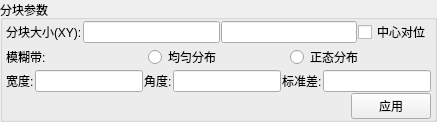
        <widget class="QGroupBox" name="gb_BlkPara_2">
         <property name="title">
          <string>分块参数</string>
         </property>
         <layout class="QVBoxLayout" name="verticalLayout_6">
          <property name="spacing">
           <number>1</number>
          </property>
          <property name="leftMargin">
           <number>3</number>
          </property>
          <property name="topMargin">
           <number>0</number>
          </property>
          <property name="rightMargin">
           <number>3</number>
          </property>
          <property name="bottomMargin">
           <number>0</number>
          </property>
          <item>
           <layout class="QHBoxLayout" name="ly_Blk1_2">
            <property name="spacing">
             <number>1</number>
            </property>
            <item>
             <widget class="QLabel" name="lb_BlkXY_2">
              <property name="text">
               <string>分块大小(XY):</string>
              </property>
             </widget>
            </item>
            <item>
             <widget class="QLineEdit" name="le_BlkValX_2"/>
            </item>
            <item>
             <widget class="QLineEdit" name="le_BlkVaY_2"/>
            </item>
            <item>
             <widget class="QCheckBox" name="cb_BlkCen_2">
              <property name="text">
               <string>中心对位</string>
              </property>
             </widget>
            </item>
           </layout>
          </item>
          <item>
           <layout class="QHBoxLayout" name="ly_Blk2_2">
            <property name="spacing">
             <number>1</number>
            </property>
            <item>
             <widget class="QLabel" name="lb_BlkFuz_2">
              <property name="text">
               <string>模糊带:</string>
              </property>
             </widget>
            </item>
            <item>
             <widget class="QRadioButton" name="rbtn_BlkUni_2">
              <property name="text">
               <string>均匀分布</string>
              </property>
             </widget>
            </item>
            <item>
             <widget class="QRadioButton" name="rbtn_BlkNor_2">
              <property name="text">
               <string>正态分布</string>
              </property>
             </widget>
            </item>
           </layout>
          </item>
          <item>
           <layout class="QHBoxLayout" name="ly_Blk3_2">
            <property name="spacing">
             <number>1</number>
            </property>
            <item>
             <widget class="QLabel" name="lb_BlkW_2">
              <property name="text">
               <string>宽度:</string>
              </property>
             </widget>
            </item>
            <item>
             <widget class="QLineEdit" name="le_BlkValW_2"/>
            </item>
            <item>
             <widget class="QLabel" name="lb_BlkA_2">
              <property name="text">
               <string>角度:</string>
              </property>
             </widget>
            </item>
            <item>
             <widget class="QLineEdit" name="le_BlkValA_2"/>
            </item>
            <item>
             <widget class="QLabel" name="lb_BlkSd_2">
              <property name="text">
               <string>标准差:</string>
              </property>
             </widget>
            </item>
            <item>
             <widget class="QLineEdit" name="le_BlkValSd_2"/>
            </item>
           </layout>
          </item>
          <item>
           <layout class="QHBoxLayout" name="ly_Blk4_2">
            <property name="spacing">
             <number>1</number>
            </property>
            <item>
             <spacer name="sp_Blk1_2">
              <property name="orientation">
               <enum>Qt::Horizontal</enum>
              </property>
              <property name="sizeHint" stdset="0">
               <size>
                <width>40</width>
                <height>20</height>
               </size>
              </property>
             </spacer>
            </item>
            <item>
             <widget class="QPushButton" name="btn_BlkApp_2">
              <property name="sizePolicy">
               <sizepolicy hsizetype="Preferred" vsizetype="Fixed">
                <horstretch>0</horstretch>
                <verstretch>0</verstretch>
               </sizepolicy>
              </property>
              <property name="text">
               <string>应用</string>
              </property>
             </widget>
            </item>
           </layout>
          </item>
         </layout>
        </widget>
